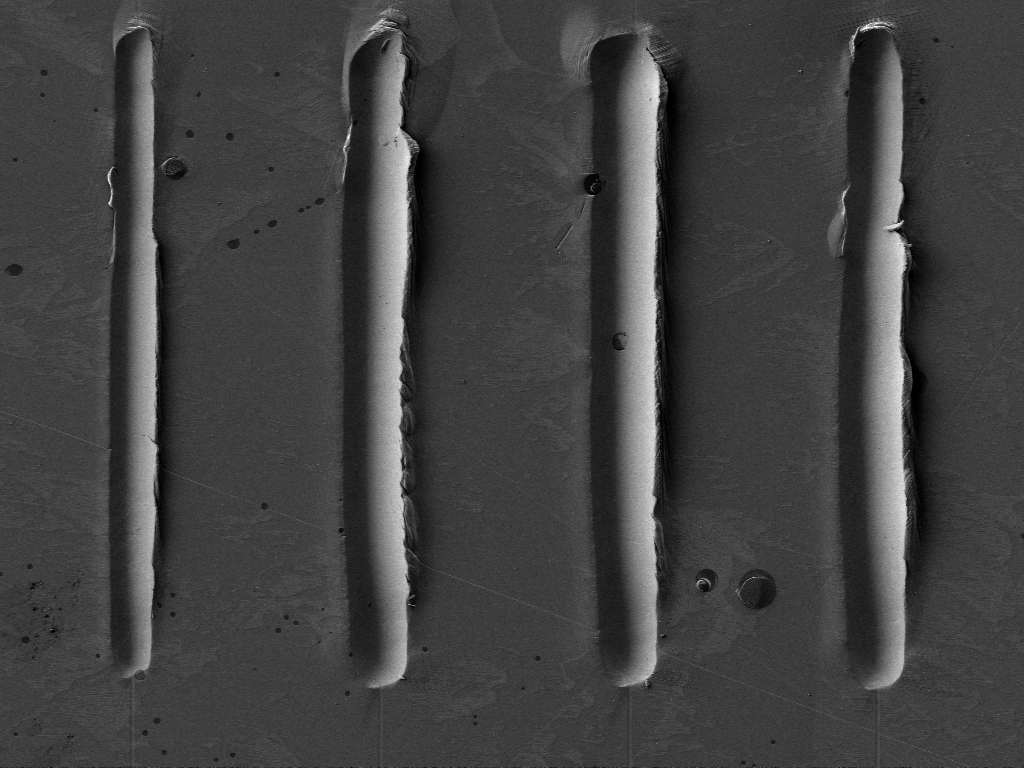
#> input picture examples/Zeiss/Zeiss.tif, 1024 x 768 px; its folder holds only this picture in this run
$ python plot_tif_processing_steps.py
#> lines starting #> are read from the running program, lines starting #| are printed output that depends on the picture; after the words box and inside, x2 and y2 are one past the last pixel; in counts of white or black regions, pixels touching at a corner belong together
### micromechanics/tif/core.py
# -*- coding: utf-8 -*-
"""
Class to allow for Zeiss/FEI-ThermoFischer TIF image loading and enhancing using python

- Unit: all sizes are in um: pixel-size, image-width
- All images have an image, pixelsize, width, height

"""
import logging
import os

from PIL import ImageFile, Image

from .output import TifDisplayMixin
from .input import TifInputMixin
from .processing import TifProcessingMixin
from .scalebar import TifScaleBarMixin
from .transform import TifTransformMixin

ImageFile.LOAD_TRUNCATED_IMAGES = True


class Tif(TifInputMixin, TifScaleBarMixin, TifDisplayMixin, TifProcessingMixin, TifTransformMixin):
  """Tif class to read SEM images"""

  def __init__(self, fileName:str='', fileType:str='', pixelSize:float=1):
    """
    Read input file, initialize things

    Args:
       fileName (str): file name in the present directory
       fileType (str): type of Tif file ("Zeiss", "NPVE", "Void", "NoQuestion") |br|
                       if no type is given, the type will be identified (which takes time) |br|
                       NoQuestion does not ask for non-Zeiss,NPVE file type
       pixelSize (float): pixel size for conventional tif-files
    """
#> called with fileName = 'examples/Zeiss/Zeiss.tif', fileType = '', pixelSize = 1
    #initialize
    fontFile = os.path.dirname(os.path.abspath(__file__))+os.sep+'OpenSans-Regular.ttf'
    self.fontFile:str = ''
    if os.path.exists(fontFile):
      self.fontFile = fontFile
    else:
      logging.error("**ERROR** FOUND NO FONT FILE")
    self.fileName:str = fileName
    #set default values
    self.meta:dict[str,str]    = {}
    self.image:Image.Image
    self.origImage:Image.Image
    self.pixelSize:float       = -1
    self.width:float           = -1
    self.bestLength:float      = -1
    self.barPixel:int          = -1

    #read input file and identify the type
    if not fileName:
      self.producer = "Default"
      self.initDefault(pixelSize)
      return
    self.producer = "Else"
    if not fileType:
      with open(self.fileName,'r', encoding='iso-8859-1') as fileHandle:
        for line in fileHandle:
          if "SV_SERIAL_NUMBER" in line:  #file starts with 49492a0008
            self.producer = "Zeiss"
            break
          if "[User]" in line:
            self.producer = "FEI"
            break
          if '<Fibics version="1.0">' in line:
            self.producer = "NPVE"
            break
          if 'ImageJ=' in line:
            self.producer = 'ImageJ'  #not handled since I don't see any length or unit in it
            break
    else:
      self.producer = fileType
    if self.producer=='Else':
      with open(self.fileName,'rb') as fIn:   #based on initial digits
        if fIn.read(16).hex()=='49492a0010c000005448554d42313238':
          self.producer = 'TEM'

    logging.info("Open file: %s producer %s", fileName, self.producer)    #all other types
    if self.producer == "Zeiss":
      self.initZeiss()
    elif self.producer == "NPVE":
      self.initNPVE()
    elif self.producer == "FEI":
      self.initFEI()
    else:
      self.initConventional(pixelSize)

### micromechanics/tif/input.py
# -*- coding: utf-8 -*-
"""
Input and metadata readers for SEM TIF images.
"""
from typing import TYPE_CHECKING
import logging
import re
import warnings
from xml.etree import ElementTree

import numpy as np
from PIL import Image

if TYPE_CHECKING:
  from .core import Tif

class TifInputMixin:
  """
  File loading helpers for :class:`Tif`.
  """

  # [32 lines left out: function initDefault, not called in this run]


  def initZeiss(self:'Tif') -> None:  # type: ignore[misc]
    """
    Init ZEISS file
    """
    with warnings.catch_warnings():
      warnings.filterwarnings('ignore',category=ResourceWarning)  #Image open sometimes triggers "ResourceWarning"
      self.image     = Image.open(self.fileName).convert("L").convert("P")
#> self.image is the input picture: PIL image 1024x768 P; min 0, max 254, mean 65.8
    self.origImage = self.image.copy()
    #parse for information
    self.meta['measurementType'] = 'Zeiss SEM TIF-Image'
    with open(self.fileName,'r', encoding='iso-8859-1') as fIn:
      for line in fIn:
        if " = " in line:
          key, value = line.split("=")
          key = key.strip().replace(' ','_')
          value=value.strip()
          self.meta[key]=value
          if key=='File_Name': #don't get confused by subsequent '='
            break
    # meta data checks and handling
    valueArray = self.meta['Width'].split()
    self.width = float(valueArray[0])  #guess it is um
    if valueArray[1]=='mm': self.width *= 1000
    if valueArray[1]=='nm': self.width /= 1000
    valueArray = self.meta['Image_Pixel_Size'].split()
    self.pixelSize = float(valueArray[0])/1000  #guess it is nm
    if valueArray[1]=='nm':
      self.pixelSize = self.pixelSize
    elif valueArray[1].encode('utf-8')==b'\xc2\xb5m':  #um
      self.pixelSize *= 1000
    else:
      logging.error("**ERROR** Pixel size not nm or um")
      return
    valueArray = self.meta['Store_resolution'].split()
    widthPixel  = int(valueArray[0])
    logging.info("  Picture width %s[um], pixel size: %s [um], widthPixel %s", self.width, self.pixelSize, widthPixel)
    if abs(widthPixel*self.pixelSize-self.width)/self.width > 0.01:
      logging.error("**ERROR** Width, PixelSize, Width %s %s %s", widthPixel, self.pixelSize, self.width)
      logging.error("**ERROR** Data keys error")
    return


  # [117 lines left out: functions initNPVE, initFEI, initConventional, setData, not called in this run]

### micromechanics/tif/processing.py
# -*- coding: utf-8 -*-
"""
Image processing methods for SEM TIF images.
"""
from typing import TYPE_CHECKING
import matplotlib.pyplot as plt
import numpy as np
from PIL import Image
from scipy import ndimage
from skimage import exposure

if TYPE_CHECKING:
  from .core import Tif

class TifProcessingMixin:
  """
  Image processing methods for :class:`Tif`.
  """

  def crop(self:'Tif', xMin:int=-1, xMax:int=-1, yMin:int=-1, yMax:int=-1) -> None:  # type: ignore[misc]
    """
    Crop image: set those that you want to crop, unset ones are not altered

    Args:
       xMin (int): minimum x-value that should be cut away
       xMax (int): maximum x-value that should be cut away
       yMin (int): minimum y-value that should be cut away
       yMax (int): maximum y-value that should be cut away
    """
#> called with xMin = 50, xMax = 450, yMin = 50, yMax = 350
    tempArray = np.array(self.image)
    if xMin>-1  and xMax>-1:
      tempArray = tempArray[:,xMin:xMax]
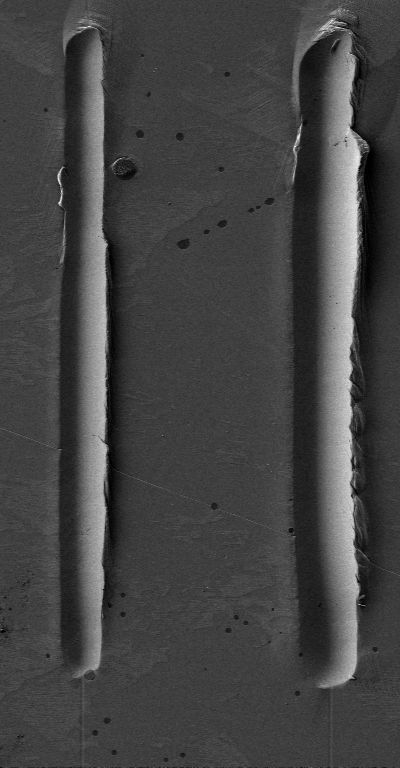
#> tempArray: shape (768, 400); min 0, max 242, mean 67.4
    if xMin==-1 and xMax>-1:
      tempArray = tempArray[:,0:xMax]
    if xMin>-1  and xMax==-1:
      tempArray = tempArray[:,xMin:]
    if yMin>-1  and yMax>-1:
      tempArray = tempArray[yMin:yMax,:]
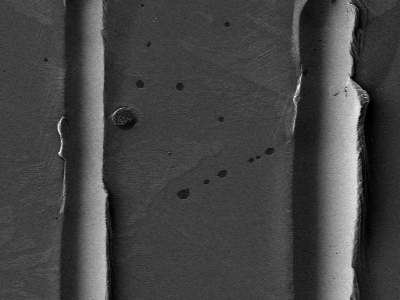
#> tempArray: shape (300, 400); min 0, max 242, mean 67.7
    if yMin==-1 and yMax>-1:
      tempArray = tempArray[0:yMax,:]
    if yMin>-1  and yMax==-1:
      tempArray = tempArray[yMin:,:]
    self.image = Image.fromarray(tempArray).convert(self.image.mode)
#> self.image: PIL image 400x300 P
    widthPixel, heightPixel = self.image.size
#> widthPixel = 400; heightPixel = 300
    print("   After cropping: new size of image: ",widthPixel, heightPixel)
#|    After cropping: new size of image:  400 300
    self.width = widthPixel*self.pixelSize
#> self.width = 63.48
    return


  # [69 lines left out: functions autoCrop, scale, enhance, not called in this run]


  def medianFilter(self:'Tif', level:int=1, recursive:int=1) -> None:  # type: ignore[misc]
    """
    Use median filter (remove single pixel noise)

    Args:
       level (int): radius of median filter in pixel, the larger the slower the algorithm
       recursive (int): subsequent iterations of filter, default=1=no recursive
    """
#> called with level = 2, recursive = 1
    if level < 1:
      return
    for _ in range(0, recursive):
      self.image = Image.fromarray(  ndimage.median_filter(np.array(self.image), level) )
    self.image = self.image.convert("P")
    return


  def gaussFilter(self:'Tif', level:int=1, recursive:int=1) -> None:  # type: ignore[misc]
    """
    Use gaussian filter (smooth pixels, much more smoothing than median)

    Args:
       level (int): radius of gauss filter in pixel
       recursive (int): subsequent iterations of filter, default=1=no recursive
    """
#> called with level = 1, recursive = 1
    if level < 1:
      return
    for _ in range(0, recursive):
      self.image = Image.fromarray(  ndimage.gaussian_filter(np.array(self.image), level) )
    return


  # [28 lines left out: function gaussLevel, not called in this run]


  def contrast(self:'Tif', magnitude:float=1, offset:float=0.5, yoffset:float=1.0, save:bool=False,  # type: ignore[misc]
               plot:bool=False, points:int=31) -> None:
    """
    Manual contrast improvement: fast but memory expensive

    Args:
       magnitude (float): curve curvature image: figZeiss1.png
       offset (float): move neutral point up-down diagonal image: figZeiss2.png
       yoffset (float): move neutral point up-down image: figZeiss3.png
       save (bool): save resulting contrast change
       plot (bool): plot the desired curve on the screen, no contrast changes are performed to the image.|br|
             this is to verify ones choice
       points (int): smoothness of curve, the more the smoother
    """
    def curve(x:np.ndarray, magnitude:float, offset:float, yoffset:float) -> np.ndarray:
      #print "min max",np.min(x), np.max(x), np.mean(x)
#> called with magnitude = 1.4, offset = 0.45, yoffset = 1
      mask = x<offset
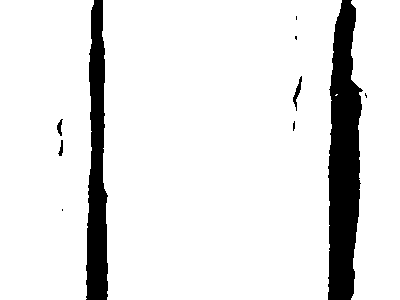
#> mask: shape (300, 400) bool; 89.5% white; 10 black regions (5 under 20 px), largest, box (x1, y1, x2, y2) and area: (328, 0, 363, 300) 7644, (86, 0, 108, 300) 4681, (293, 76, 302, 111) 104, (57, 119, 63, 136) 54, (58, 140, 63, 156) 44
      y = np.empty_like(x)
      y[mask] =                   np.power(x[mask]/offset, magnitude) * offset * yoffset
      mask = np.invert(mask)
      y[mask] =  1.0 - np.power(np.absolute(1.0-x[mask])/(1.-offset),magnitude)*(1.-offset*yoffset)
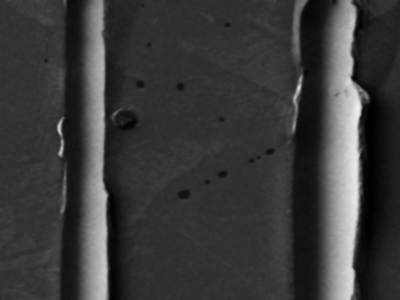
#> y: shape (300, 400) float16; min 0, max 0.934, mean 0.228
      #print "min max",np.min(y), np.max(y), np.mean(y)
      return y
    tempArray = curve( np.array(self.image).astype(np.float16)/255, magnitude, offset, yoffset)
    tempArray = (tempArray*255).astype(np.uint8)
    #plot & save
    if plot:
      plt.subplot(131)
      plt.imshow(np.array(self.image),cmap='gray')
      plt.title("Before")
      plt.axis('off')
      #---------------
      plt.subplot(132)
      x= np.linspace(0,1.0,points)
      y= curve(x, magnitude,offset, yoffset)
      self.hist(False, False)
      plt.plot(x*256,y,'-b',label='contrast')
      plt.plot([0,256],[0,1],'--b',label='diagonal')
      plt.legend(loc=4)
      plt.title("Contrast")
      #---------------
      plt.subplot(133)
      plt.imshow( tempArray,cmap='gray')
      plt.title("After")
      plt.axis('off')
      plt.show()
    if save:
      self.image = Image.fromarray(tempArray).convert("P")
    return


  # [93 lines left out: functions topology, removeGrayGradient, reset, not called in this run]

### micromechanics/tif/scalebar.py
# -*- coding: utf-8 -*-
"""
Scale-bar helpers for SEM TIF images.
"""
from typing import TYPE_CHECKING
import logging
import math

from PIL import ImageDraw, ImageFont

if TYPE_CHECKING:
  from .core import Tif

class TifScaleBarMixin:
  """
  Scale-bar methods for :class:`Tif`.
  """

  def findScaleBar(self:'Tif', length:float|None=None) -> None:  # type: ignore[misc]
    """
    Find the optimal scale-bar, if no length is given

    Args:
       length (float): length of scale bar in um, only integer values are used
    """
#> called with length = 1
    if length is None:
      quarter = round(self.width/4.)
      if quarter>=1:
        digits = int(math.log10(quarter))
        self.bestLength = round(self.width/4., -digits)
      else:
        self.bestLength = 0.1
    else:
      self.bestLength = length
    widthPixel = self.image.size[0]
#> widthPixel = 400
    self.barPixel = int(widthPixel * self.bestLength/self.width)
#> self.barPixel = 6
    return


  def addScaleBar(self:'Tif', site:str="BL", length:float|None=None, scale:int = -1) -> None:  # type: ignore[misc]
    """
    Add scale-bar to image

    Args:
       site (str): where to put the scale bar: bottom-left "BL", bottom-right "BR", top-left "TL", top-right "TR", bottom "B"
       length (float): length of scale bar in um; if not give calculate automatically
       scale (int): of font and rectangle. Default: widthInPixel / 16, which is for a 1024x786 image = 64
    """
    if self.bestLength < 0 or length is not None:
      self.findScaleBar(length)
    draw = ImageDraw.Draw(self.image)
    widthPixel, heightPixel = self.image.size
#> widthPixel = 400; heightPixel = 300
    if scale < 0:
      scale = int(widthPixel / 16)
#> scale = 25
    fontSize = max(1, int(scale/5*3))
#> fontSize = 15
    font = ImageFont.truetype(self.fontFile, fontSize)
    #identify top-left corner of scale bar section
    if   site=="BR":  offsetX = widthPixel-self.barPixel-scale/5;    offsetY = heightPixel-scale
#> after `offsetX = widthPixel - self.barPixel - scale / 5`: offsetX = 389
#> after `offsetY = heightPixel - scale`: offsetY = 275
    elif site=="TL":  offsetX = 0;                                   offsetY = 0
    elif site=="TR":  offsetX = widthPixel-self.barPixel-scale/5;    offsetY = 0
    elif site=="B" :  offsetX =(widthPixel-self.barPixel-scale/5)/2; offsetY = heightPixel-scale
    else:             offsetX = 0;                                   offsetY = heightPixel-scale   #BL
    if self.bestLength<0.5:
      textString = str(int(self.bestLength*1000.))+" nm"
    else:
      textString = str(int(self.bestLength))+" \u03BCm"
    textWidth = draw.textlength( textString, font=font)
#> textWidth = 38.47
    logging.info("  Scale bar length="+str(self.bestLength)+" ="+str(self.barPixel)+"[px], font scale: "+str(scale))
    if self.image.mode == "P":
      draw.rectangle((offsetX,        offsetY,         offsetX+self.barPixel+scale/5,  offsetY+scale    ), fill=256)  #white background
      draw.rectangle((offsetX+scale/10, offsetY+scale*7/10, offsetX+self.barPixel+scale/10, offsetY+scale*9/10), fill=0)    #black bar
      draw.text( (offsetX+(self.barPixel+scale/5-textWidth)/2,offsetY-2), textString, font=font)
    elif self.image.mode == "RGB":
      draw.rectangle((offsetX,        offsetY,         offsetX+self.barPixel+scale/5,  offsetY+scale    ), 'white')  #white background
      draw.rectangle((offsetX+scale/10, offsetY+scale*7/10, offsetX+self.barPixel+scale/10, offsetY+scale*9/10), 'black')    #black bar
      draw.text( (offsetX+(self.barPixel+scale/5-textWidth)/2,offsetY), textString, 'black', font=font)
    else:
      logging.error("**ERROR** image mode not supported "+self.image.mode)

### docs/source/examples/plot_tif_processing_steps.py
"""
Tif Processing Steps
====================

This example applies common processing steps to a Zeiss SEM TIF image and
compares the intermediate results.
"""

from pathlib import Path

import matplotlib.pyplot as plt

import micromechanics
from micromechanics.tif import Tif

repository_root = Path(micromechanics.__file__).resolve().parents[1]
file_name = repository_root / "examples" / "Zeiss" / "Zeiss.tif"

###############################################################################
# Load the Zeiss SEM image and crop to a region of interest. Keeping a copy after
# each stage makes it easy to compare the effect of each processing step.

image = Tif(str(file_name))
image.crop(xMin=50, xMax=450, yMin=50, yMax=350)
cropped = image.image.copy()

###############################################################################
# Apply a median filter to suppress isolated pixel noise, then a Gaussian filter
# for mild smoothing. The two filters target different kinds of image noise.

image.medianFilter(level=2)
image.gaussFilter(level=1)
filtered = image.image.copy()

###############################################################################
# Adjust contrast and add a scale bar. The processed copy is the version that
# would typically be used in a figure or report.

image.contrast(magnitude=1.4, offset=0.45, save=True)
image.addScaleBar(site="BR", length=1)
processed = image.image.copy()

###############################################################################
# Compare the intermediate results side by side. This helps tune the crop,
# filtering, and contrast parameters before saving a final image.

fig, axes = plt.subplots(1, 3, figsize=(9, 3))
for ax, title, data in zip(axes,
                          ["cropped", "filtered", "processed"],
                          [cropped, filtered, processed]):
  ax.imshow(data, cmap="gray")
  ax.set_title(title)
  ax.axis("off")
#> this loop made 3 passes
#> title on passes 1 to 3: 'cropped', 'filtered', 'processed'

plt.tight_layout()
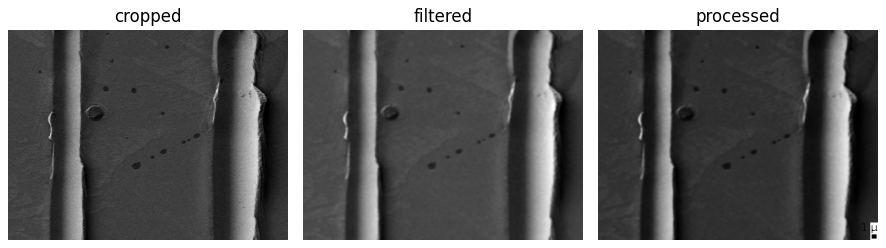
#> figure drawn by matplotlib, 3 panels
